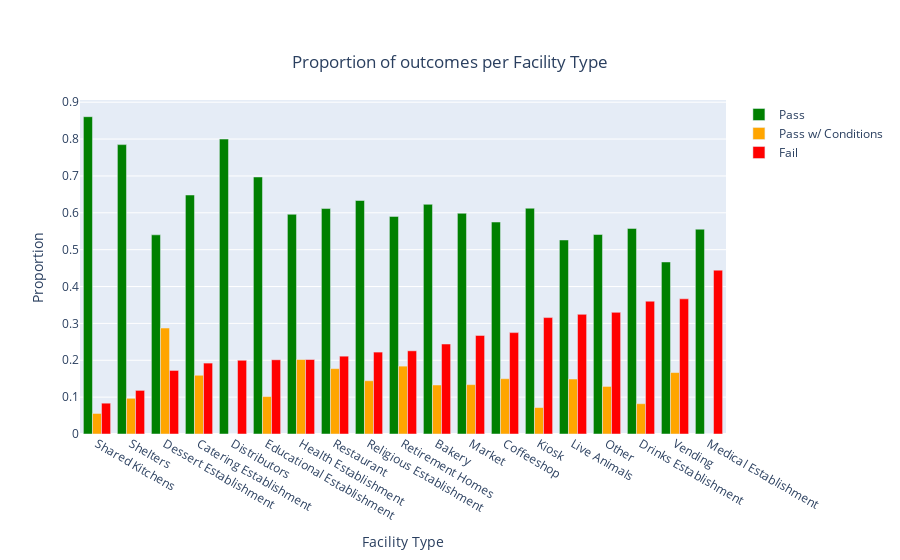

This figure's notebook cell:
### Code cell
plot_corr_with_results('Facility Type')
plot_corr_with_results_plotly('Facility Type', 'facilitytype.html')

### Figure 1 — Plotly figure (JSON) as saved in the notebook; plotly's stock layout.template omitted (floating-point values rounded to 4 significant figures)
{"data": [{"marker": {"color": "green"}, "name": "Pass", "type": "bar", "x": ["Shared Kitchens", "Shelters", "Dessert Establishment", "Catering Establishment", "Distributors", "Educational Establishment", "Health Establishment", "Restaurant", "Religious Establishment", "Retirement Homes", "Bakery", "Market", "Coffeeshop", "Kiosk", "Live Animals", "Other", "Drinks Establishment", "Vending", "Medical Establishment"], "y": [0.8607, 0.7849, 0.5402, 0.6483, 0.8, 0.6971, 0.596, 0.6115, 0.6333, 0.5903, 0.623, 0.5987, 0.575, 0.6124, 0.5263, 0.5411, 0.5576, 0.4667, 0.5556]}, {"marker": {"color": "orange"}, "name": "Pass w/ Conditions", "type": "bar", "x": ["Shared Kitchens", "Shelters", "Dessert Establishment", "Catering Establishment", "Distributors", "Educational Establishment", "Health Establishment", "Restaurant", "Religious Establishment", "Retirement Homes", "Bakery", "Market", "Coffeeshop", "Kiosk", "Live Animals", "Other", "Drinks Establishment", "Vending", "Medical Establishment"], "y": [0.05573, 0.09677, 0.2874, 0.1593, 0, 0.1015, 0.202, 0.1774, 0.1444, 0.1841, 0.1329, 0.1339, 0.15, 0.07181, 0.1491, 0.129, 0.08218, 0.1667, 0]}, {"marker": {"color": "red"}, "name": "Fail", "type": "bar", "x": ["Shared Kitchens", "Shelters", "Dessert Establishment", "Catering Establishment", "Distributors", "Educational Establishment", "Health Establishment", "Restaurant", "Religious Establishment", "Retirement Homes", "Bakery", "Market", "Coffeeshop", "Kiosk", "Live Animals", "Other", "Drinks Establishment", "Vending", "Medical Establishment"], "y": [0.08359, 0.1183, 0.1724, 0.1924, 0.2, 0.2013, 0.202, 0.2111, 0.2222, 0.2256, 0.2441, 0.2674, 0.275, 0.3158, 0.3246, 0.3299, 0.3602, 0.3667, 0.4444]}], "layout": {"barmode": "group", "title": {"text": "Proportion of outcomes per Facility Type", "x": 0.5, "xanchor": "center", "y": 0.9, "yanchor": "top"}, "xaxis": {"title": {"text": "Facility Type"}}, "yaxis": {"title": {"text": "Proportion"}}}}
